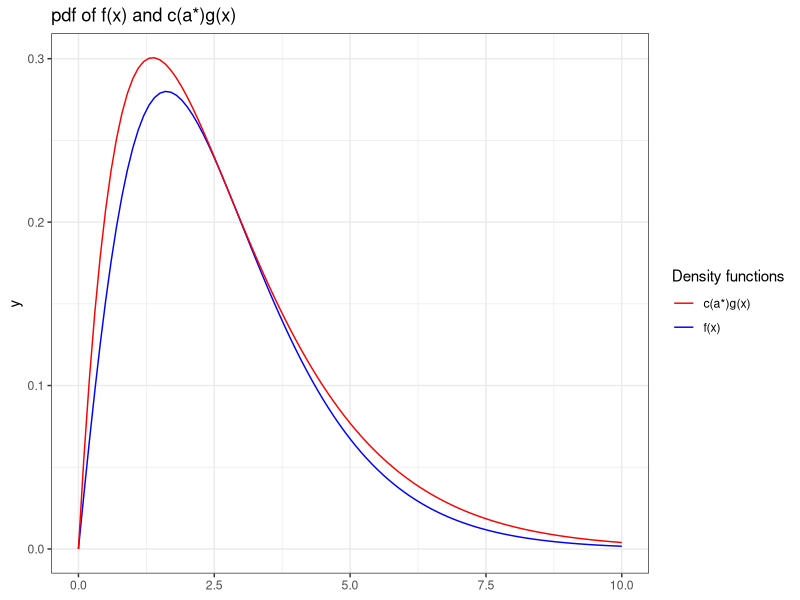

R code for this plot:
library(ggplot2)

a = sqrt(3) - 1

3*(2-4*a-3*a^2)*exp(a)

ggplot() + xlim(c(0,10)) + geom_function(fun = function(x) return(x/3*(1+x)*exp(-x)),aes(color = "f(x)")) + 
  geom_function(fun = function(x) return(1/(3*a^2*exp(a)*(1-a)) * a^2*x*exp(-a*x)),aes(color = "c(a*)g(x)")) +
  theme_bw() +
  labs(title = "pdf of f(x) and c(a*)g(x)") +
  scale_color_manual(
    name = "Density functions",
    values = c("f(x)" = "blue", "c(a*)g(x)" = "red")
  )
